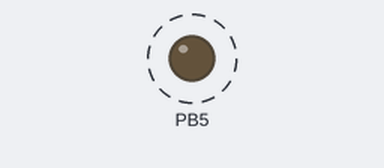
Bench run of a program on a simulated ATmega328P, built with avr-gcc and emulated at 16 MHz. Shown: output pins drawn as LEDs (lit = HIGH). Dashed ring = blinking.

Above: at 0.2 s.
Timing chart, 0 to 3.0 s (numbered marks = the images above):
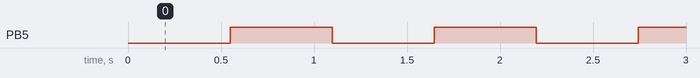

The program:

main.cpp
```cpp
// (licence header left out)
#include <avr/io.h>
#include <avr/interrupt.h>

// Oscillator frequency of micro controller
// run on Arduino board is 16 MHz
#define F_CPU  16000000UL
#include <util/delay.h>

#define TCNT1_START 31250

ISR(TIMER1_OVF_vect)
{
	TCNT1 = TCNT1_START;
	PORTB ^= (1 << PORTB5);
}

int main(void)
{
	DDRB |= (1 << DDB5);

	TCCR1A = 0;
	TCCR1B = 0;

	TCNT1 = TCNT1_START;
	TCCR1B |= (1 << CS12);
	TIMSK1 |= (1 << TOIE1);

	sei();

    while (1)
    {
    }
}
```

Measured:
- by itself, PB5: alternates HIGH for 0.55 s and LOW for 0.55 s
